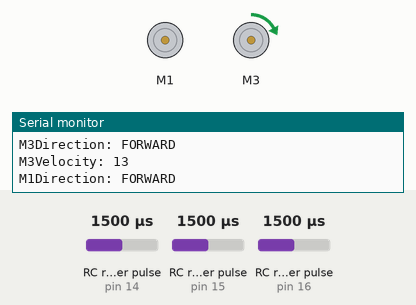
Simulated run of this sketch. Board: Arduino Uno, built with avr-gcc and run on an emulated ATmega328P. On the bench: 2 × DC motor (green arrow = forward, orange = backward, longer = faster), the last lines printed to the serial monitor. Wiring (inferred from the names in the program): 3 × RC receiver channel: data pin 14 / data pin 15 / data pin 16. The test bench sets the inputs (shaded band); at power-on: RC receiver pulse (sensors on pin 15, pin 14, pin 16) 1500 µs.

Above: at 1.2 s.
1.3 s: RC receiver pulse (sensor on pin 15) set to 1750 µs
2.8 s: RC receiver pulse (sensor on pin 14) set to 1020 µs
At 3.9 s:
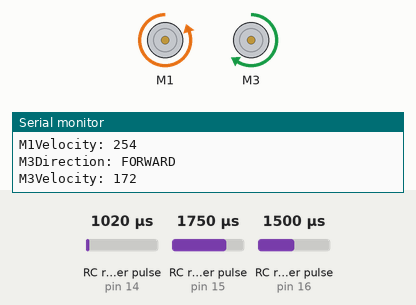
4.3 s: RC receiver pulse (sensor on pin 15) set to 1020 µs
At 6.7 s:
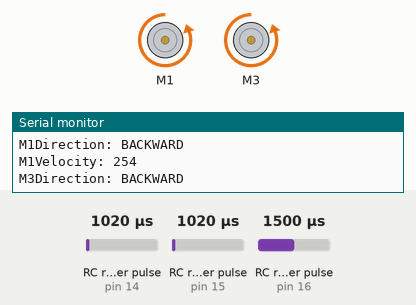
7.2 s: RC receiver pulse (sensor on pin 14) set to 1750 µs
At 8.7 s:
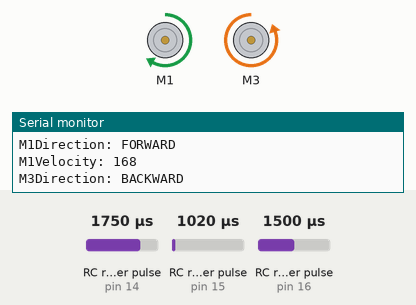
10.2 s: RC receiver pulse (sensor on pin 14) set to 1250 µs
At 11.9 s:
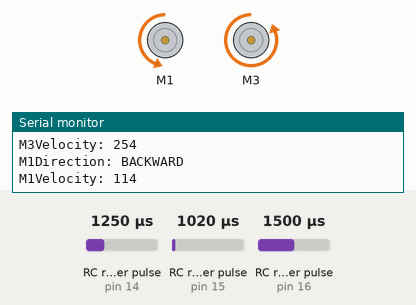
13.2 s: RC receiver pulse (sensor on pin 15) set to 1500 µs
Timing chart, 0 to 17.2 s (numbered marks = the images above; inputs shaded):
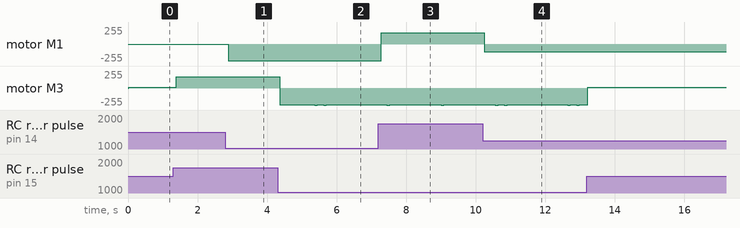

Measured:
- after the input at 2.8 s, motor M1: stopped → backward 254/255 after 0.09 s
- after the input at 4.3 s, motor M3: goes backward 254/255 1.0 s, backward 255/255 0.08 s, backward 254/255 0.18 s, backward 255/255 0.08 s, then backward 254/255, starting after 0.07 s
- after the input at 7.2 s, motor M1: backward 254/255 → forward 168/255 after 0.09 s
- after the input at 10.2 s, motor M1: forward 168/255 → backward 114/255 after 0.05 s

The sketch:

VestidoDancante.ino
```cpp
#include <Wire.h>
#include <Adafruit_MotorShield.h>

Adafruit_MotorShield motorShield = Adafruit_MotorShield();
Adafruit_DCMotor *motor1 = motorShield.getMotor(1);
Adafruit_DCMotor *motor3 = motorShield.getMotor(3);

int m1currentSpeed = 0;
int m1currentDirection = RELEASE;

int m3currentSpeed = 0;
int m3currentDirection = RELEASE;

//the following are all ~PWM caspable ports
int RC_RECEIVER_PIN1 = 14;
int RC_RECEIVER_PIN3 = 15;
int RC_RECEIVER_PIN4 = 16;

void setup()
{
    setupReceivers();
    setupMotorS();
}


void loop()
{

    readReceiver1();
    readReceiver3();
    bool isEnabled = readIsEnableSwitch();
    motor1Loop(isEnabled, m1currentDirection, m1currentSpeed);
    motor3Loop(isEnabled, m3currentDirection, m3currentSpeed);
    printValues();
    delay(10);

}

bool readIsEnableSwitch() {
  int analogValue = pulseIn(RC_RECEIVER_PIN4, HIGH, 50000);
  if (analogValue < 1500) {
    return false;
  } else {
    return true;
  }
}

void setupReceivers() {
    pinMode(RC_RECEIVER_PIN1, INPUT);
    pinMode(RC_RECEIVER_PIN3, INPUT);
    pinMode(RC_RECEIVER_PIN4, INPUT);
    Serial.begin(9600);
}

void setupMotorS() {
    motorShield.begin(1000);
}

void motor1Loop(bool isEnabled, int motor1direction, int motor1speed) {
  if (isEnabled == false) {
    motor1->run(0);
    motor1->setSpeed(0);
  }
  else
  {
    motor1->run(motor1direction);
    motor1->setSpeed(motor1speed);
}
}
void motor3Loop(bool isEnabled, int motor3direction, int motor3speed) {
  if (isEnabled == false) {
    motor3->run(0);
    motor3->setSpeed(0);
  }
  else
  {
    motor3->run(motor3direction);
    motor3->setSpeed(motor3speed);
  }
}

void readReceiver1() {
    // analogValue é um valor que vem do receiver 1000 -> 2000
    int analogValue = pulseIn(RC_RECEIVER_PIN1, HIGH, 50000);

    int motor1direction = 0; // 0 is centered, -1 is left, +1 is right
    int motor1velocity = 0;
    int MARGIN = 30;

    int NO_SIGNAL = 0;
    int MID = 1470;
    int RIGHT = 1880;
    int LEFT = 1020;

    // Mapping controller analog value (INPUT)
    if (analogValue == NO_SIGNAL) {
        motor1direction = 0;
        motor1velocity = 0;
    }
    else if (analogValue > (MID + MARGIN))
    {
        motor1direction = 1;
        motor1velocity = map(analogValue, (MID + MARGIN), RIGHT, 0, 255);
    }
    else if (analogValue < (MID - MARGIN))
    {
        motor1direction = -1;
        motor1velocity = map(analogValue, (MID - MARGIN), LEFT, 0, 255);
    }
    else
    {
        motor1direction = 0;
        motor1velocity = 0;
    };

    m1currentSpeed = motor1velocity;
    if (motor1direction == -1) {
        m1currentDirection = BACKWARD;
    }
    else if (motor1direction == 1) {
        m1currentDirection = FORWARD;
    }
    else {
        m1currentDirection = RELEASE;
    }
}


void readReceiver3() {
    // analogValue é um valor que vem do receiver 1000 -> 2000
    int analogValue = pulseIn(RC_RECEIVER_PIN3, HIGH, 50000);

    int motor3direction = 0; // 0 is centered, -1 is left, +1 is right
    int motor3velocity = 0;
    int MARGIN = 30;

    int NO_SIGNAL = 0;
    int MID = 1450;
    int RIGHT = 1880;
    int LEFT = 1020;

    // Mapping controller analog value (INPUT)
    if (analogValue == NO_SIGNAL) {
        motor3direction = 0;
        motor3velocity = 0;
    }
    else if (analogValue > (MID + MARGIN))
    {
        motor3direction = 1;
        motor3velocity = map(analogValue, (MID + MARGIN), RIGHT, 0, 255);
    }
    else if (analogValue < (MID - MARGIN))
    {
        motor3direction = -1;
        motor3velocity = map(analogValue, (MID - MARGIN), LEFT, 0, 255);
    }
    else
    {
        motor3direction = 0;
        motor3velocity = 0;
    };

    m3currentSpeed = motor3velocity;
    if (motor3direction == -1) {
        m3currentDirection = BACKWARD;
    }
    else if (motor3direction == 1) {
        m3currentDirection = FORWARD;
    }
    else {
        m3currentDirection = RELEASE;
    }
}

void printValues() {
    Serial.print("M1Direction: ");
    Serial.println(m1currentDirection == FORWARD ? "FORWARD" : (m1currentDirection == BACKWARD ? "BACKWARD" : "RELEASE"));
    Serial.print("M1Velocity: ");
    Serial.println(m1currentSpeed);
    Serial.print("M3Direction: ");
    Serial.println(m3currentDirection == FORWARD ? "FORWARD" : (m3currentDirection == BACKWARD ? "BACKWARD" : "RELEASE"));
    Serial.print("M3Velocity: ");
    Serial.println(m3currentSpeed);
}
```
